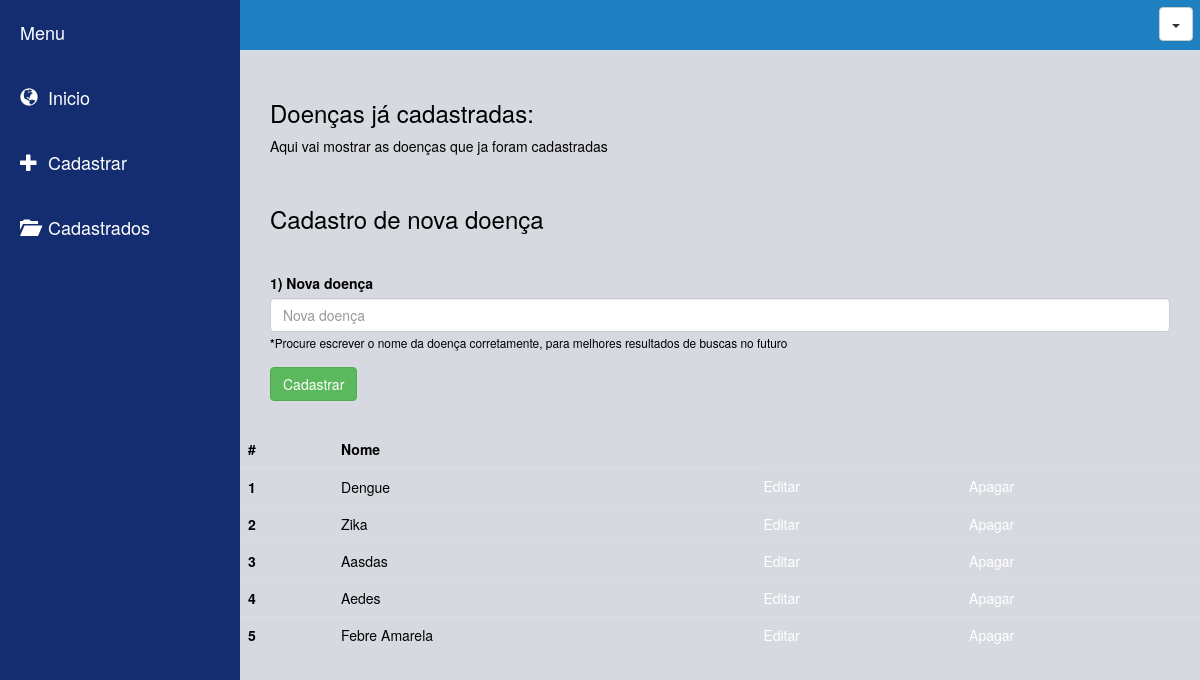
/doenca.php, run on an earlier commit of the app's database.
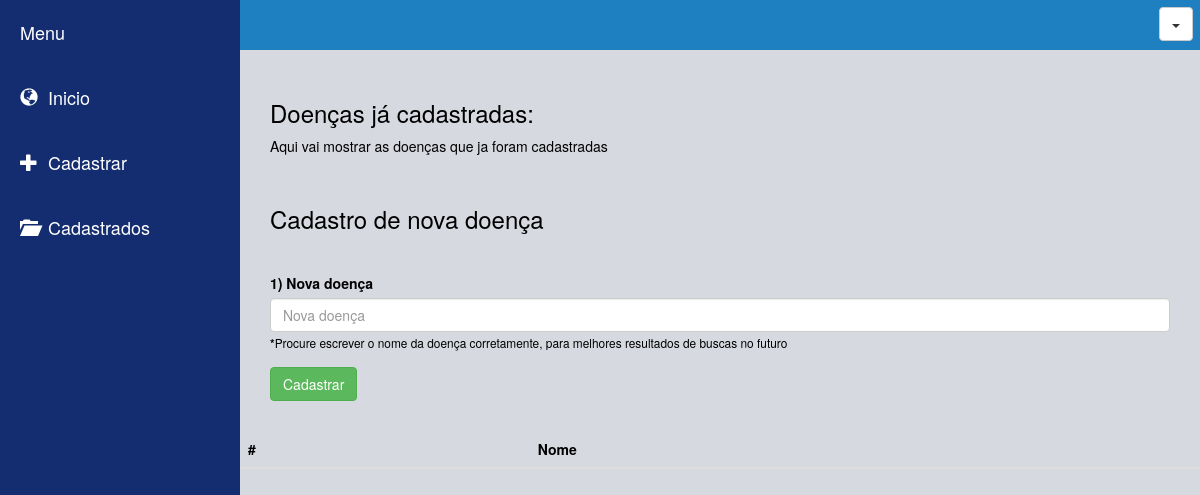
And on a later commit of the database.
### tables this page shows
CREATE TABLE IF NOT EXISTS `doencas` (
  `idDoenca` int(11) NOT NULL AUTO_INCREMENT,
  `nomeDoenca` varchar(100) DEFAULT NULL,
  PRIMARY KEY (`idDoenca`)
);

### doenca.php (the view, shortened to what this page needs)
<?php
  include 'inc/conectDB.php';
    include "inc/header.php";
?>
    <div class="container-flex">
        <?php include "inc/mlateral.php"; ?>
      <div class="parte-central">
          <?php include "inc/mtop.php"; ?>
        <div class="corpo-meio">
         <div>
           <h3>
             Doenças já cadastradas:
           </h3>
         </div>
         <div>
            <p>Aqui vai mostrar as doenças que ja foram cadastradas</p>
         </div>
         <br>
        <div>
          <h3>Cadastro de nova doença</h3>
        </div>
        <br>
        <form action="cadastrarDoenca.php" method="POST">
        <div class="form-group">
          <label for="novaDoenca">1) Nova doença</label>
          <input type="text" class="form-control" name="novaDoenca" id="novaDoenca" placeholder="Nova doença">
          <small> <strong>*</strong>Procure escrever o nome da doença corretamente, para melhores resultados de buscas no futuro</small>
        </div>
         <button type="submit" name="btnsDoenca" class="btn btn-success"> Cadastrar</button>
        </div>
          <table class="table table-hover">
              <thead>
              <tr>
                  <th>#</th>
                  <th>Nome</th>
              </tr>
              </thead>
              <tbody>
              <?php
              $doenca = mysqli_query($conexao,"SELECT * FROM doencas");
              $i = 1;
              while($doencas = mysqli_fetch_assoc($doenca)) {
                    echo '<tr>
                              <th>'.$i.'</th>
                              <td>'.$doencas['nomeDoenca'].'</td>
                              <td><a href="editar.php?id='.$doencas['idDoenca'].'" >Editar</a> </td>
                              <td><a href="deletar.php?id='.$doencas['idDoenca'].'" >Apagar</a> </td>
                          </tr>';
                    $i++;
                }
              ?>
              </tbody>
          </table>
      </div>
    </div>
<?php
    include "inc/footer.php";
?>

### inc/header.php (shortened to what this page needs)
<!DOCTYPE html>
<html lang="pt-br">
<head>
    <link href="bootstrap/css/bootstrap.min.css" rel="stylesheet">
    <link rel="stylesheet" href="css.css">
</head>
<body>

### inc/mlateral.php (shortened to what this page needs)
<div class="barra-lateral">
    <nav style="position: fixed;">
        <ul class="list-group font-size">
            <li class="list-group-item back-list" > Menu</li>
            <a href="painel.php"> <li class="list-group-item back-list"> <span class="glyphicon glyphicon-globe" style="padding-right: 5px;"></span> Inicio</li> </a>
            <li class="list-group-item back-list" id="button-menu">
                <button  type="button" data-toggle="collapse" data-target="#demo" class="back-list"><span class="glyphicon glyphicon-plus" style="padding-right: 5px;" ></span> Cadastrar</button>
            </li>
            <a href="cadastrados.php"><li class="list-group-item back-list"> <span class="glyphicon glyphicon-folder-open" style="padding-right: 5px;"></span> Cadastrados</li> </a>
        </ul>
    </nav>
</div>

### inc/mtop.php (shortened to what this page needs)
<div class="dropdown menu-user">
    <button class="btn btn-default dropdown-toggle" type="button" id="dropdownMenu1" data-toggle="dropdown" aria-haspopup="true" aria-expanded="true">
        <span class="caret"></span>
    </button>
</div>

### inc/footer.php
</body>
</html>

### css.css (style rules this page uses)
button { outline: none; }
.barra-lateral { width: 300px; min-height: 100vh; background-color: #132d70; clear: right; }
.back-list { background-color: #132d70; border-style: none; border: none; padding: 20px; }
.menu-user { width: 100%; height: 50px; padding: 7px; background-color: #1f80c1; text-align: right; }
#button-menu { padding: 0px; }
.font-size { font-size: 18px; }
a { text-decoration: none; color: white; }
a:link { text-decoration: none; }
body { color: white; }
.container-flex { display: flex; }
.parte-central { width: 100%; color: black; background-color: #d7d9e0; }
.corpo-meio { padding: 30px; }
label { padding-top: 10px; }

What changed in the data, as far as the page shows it:
removed doencas: nomeDoenca "Dengue"
removed doencas: nomeDoenca "Zika"
removed doencas: nomeDoenca "Aasdas"
removed doencas: nomeDoenca "Aedes"
removed doencas: nomeDoenca "Febre Amarela"
